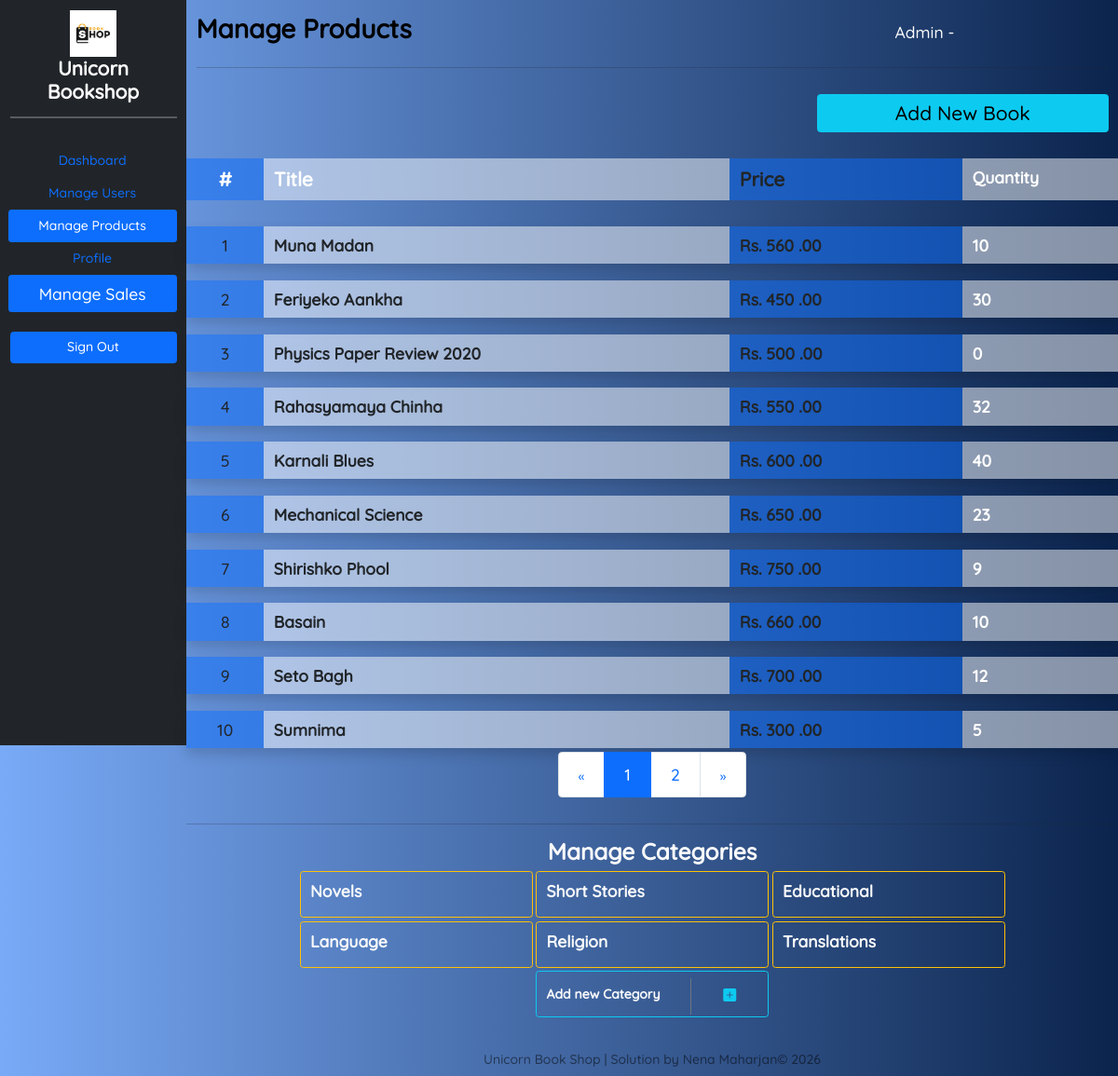
The page /bookshop/manageProducts.php on the database its author committed.
### tables this page shows
CREATE TABLE IF NOT EXISTS `product` (
  `id` int NOT NULL AUTO_INCREMENT,
  `price` double DEFAULT NULL,
  `qty` int DEFAULT NULL,
  `description` text,
  `title` varchar(100) DEFAULT NULL,
  `datetime_added` datetime DEFAULT NULL,
  `delivery_fee_colombo` double DEFAULT NULL,
  `delivery_fee_other` double DEFAULT NULL,
  `category_cat_id` int NOT NULL,
  `author_has_publisher_id` int NOT NULL,
  `status_status_id` int NOT NULL,
  `admin_email` varchar(100) NOT NULL,
  PRIMARY KEY (`id`),
  KEY `fk_product_category1_idx` (`category_cat_id`),
  KEY `fk_product_model_has_brand1_idx` (`author_has_publisher_id`),
  KEY `fk_product_status1_idx` (`status_status_id`),
  KEY `fk_product_admin1_idx` (`admin_email`),
  CONSTRAINT `fk_product_admin1` FOREIGN KEY (`admin_email`) REFERENCES `admin` (`email`),
  CONSTRAINT `fk_product_category1` FOREIGN KEY (`category_cat_id`) REFERENCES `category` (`cat_id`),
  CONSTRAINT `fk_product_model_has_brand1` FOREIGN KEY (`author_has_publisher_id`) REFERENCES `author_has_publisher` (`id`),
  CONSTRAINT `fk_product_status1` FOREIGN KEY (`status_status_id`) REFERENCES `status` (`status_id`)
);

CREATE TABLE IF NOT EXISTS `category` (
  `cat_id` int NOT NULL AUTO_INCREMENT,
  `cat_name` varchar(50) DEFAULT NULL,
  PRIMARY KEY (`cat_id`)
);

### bookshop/Database.php (called while the page is built, shortened)
<?php
class Connection {
    private static $server = "localhost";
    private static $user = "root";
    private static $password = "";
    private static $db = "ebookstore";
    public static $connection;
    private static function createConnection(){
        if (!isset($connection)){
             Connection::$connection = new mysqli(Connection::$server, Connection::$user, Connection::$password, Connection::$db);
            }
    }
    public static function select($query){
        return Connection::$connection->query($query);
    }
}
?>

### bookshop/manageProducts.php (the view, shortened to what this page needs)
<?php
include "Database.php";
?>
<!DOCTYPE html>
<html>
<head>
    <link rel="stylesheet" href="bootstrap.css" />
    <link rel="stylesheet" href="https://cdn.jsdelivr.net/npm/bootstrap-icons@1.9.1/font/bootstrap-icons.css">
    <link rel="stylesheet" href="style.css" />
</head>
<body style="background-color: #74EBD5;background-image: linear-gradient(90deg,#79aaf7 0%,#0b244d 100%);">
    <div class="container-fluid">
        <div class="row">
            <div class="col-12 col-lg-2">
                <div class="row">
                    <div class="col-12 align-items-start bg-dark vh-100">
                        <div class="row g-1 text-center">
                            <div class="col-12 mt-3">
                                <div class="adminLogo"></div>
                                <h4 class="text-white fw-bold">Unicorn Bookshop</h4>
                                <hr class="border border-1 border-white" />
                            </div>
                            <div class="nav flex-column nav-pills me-3 mt-3" role="tablist" aria-orientation="vertical">
                                <nav class="nav flex-column">
                                    <a class="nav-link" aria-current="page" href="adminPanel.php">Dashboard</a>
                                    <a class="nav-link" href="manageUsers.php">Manage Users</a>
                                    <a class="nav-link active" href="manageProducts.php">Manage Products</a>
                                    <a class="nav-link" href="#" data-bs-toggle="modal" data-bs-target="#profileModal">Profile</a>
                                    <a class="nav-link active fs-5" href="manageSales.php">Manage Sales</a>
                                </nav>
                            </div>
                            <div class="col-12 mt-4">
                                <a class="btn btn-primary col-12" href="adminSignOutProcess.php">Sign Out</a>
                            </div>
                        </div>
                    </div>
                </div>
            </div>
            <div class="col-12 col-lg-10">
                <div class="row">
                    <div class="text-black fw-bold mb-1 mt-3 col-9">
                        <h2 class="fw-bold">Manage Products</h2>
                    </div>
                    <div class="col-3 mt-4 mb-1 align-self-center" id="dashName">
                        <h4 class="text-light fs-5">Admin - <?php echo $_SESSION["au"]["fname"] . " " . $_SESSION["au"]["lname"]; ?></h4>
                    </div>
                    <div class="col-12">
                        <hr />
                    </div>
                    <form action="addProduct.php">
                        <div class="col-12 mt-3">
                            <div class="row justify-content-end">
                                <div class="col-12 col-lg-4 mb-3 text-end">
                                    <div class="row">
                                        <div class="col-12 d-grid">
                                            <button class="btn btn-info fs-4 p-1" type="submit">Add New Book</button>
                                        </div>
                                    </div>
                                </div>
                            </div>
                        </div>
                    </form>
                    <div class="col-12 mt-3 mb-3">
                        <div class="row">
                            <div class="col-2 col-lg-1 bg-primary bg-opacity-50 py-2 text-center">
                                <span class="fs-4 fw-bold text-white">#</span>
                            </div>
                            <div class="col-6 col-lg-6 bg-white bg-opacity-50 py-2">
                                <span class="fs-4 fw-bold text-white">Title</span>
                            </div>
                            <div class="col-2 col-lg-3 bg-primary bg-opacity-50 py-2">
                                <span class="fs-4 fw-bold">Price</span>
                            </div>
                            <div class="col-2 bg-white bg-opacity-50 py-2">
                                <span class="fs-5 fw-bold text-white">Quantity</span>
                            </div>
                        </div>
                    </div>
                    <?php
                    $query = "SELECT * FROM `product`";
                    if (isset($_GET["page"])) {
                        $pageno = $_GET["page"];
                    } else {
                        $pageno = 1;
                    }
                    $product_rs = Connection::select($query);
                    $product_num = $product_rs->num_rows;
                    $results_per_page = 10;
                    $number_of_pages = ceil($product_num / $results_per_page);
                    $page_results = ($pageno - 1) * $results_per_page;
                    $selected_rs = Connection::select($query . " LIMIT " . $results_per_page . " OFFSET " . $page_results . "");
                    $selected_num = $selected_rs->num_rows;
                    for ($x = 0; $x < $selected_num; $x++) {
                        $selected_data = $selected_rs->fetch_assoc();
                    ?>
                        <div class="col-12 mt-3 mb-1 shadow" data-bs-toggle="collapse" data-bs-target="#collapseExample<?php echo ($x) ?>" aria-expanded="false" aria-controls="collapseExample<?php echo ($x) ?>">
                            <div class=" row">
                                <div class="col-2 col-lg-1 bg-primary bg-opacity-50 py-2 text-center">
                                    <span class="fs-5 text-dark"><?php echo $x + 1; ?></span>
                                </div>
                                <div class="col-6 col-lg-6 bg-white bg-opacity-50 py-2">
                                    <?php
                                if ($selected_data["status_status_id"] == 1) {
                                    ?>
                                        <span class="fs-5 fw-bold text-dark"><?php echo $selected_data["title"]; ?></span>
                                    <?php
                                    } else {
                                    ?>
                                        <span class="fs-5 fw-bold text-danger"><?php echo $selected_data["title"]; ?></span>
                                    <?php
                                    }
                                    ?>
                                </div>
                                <div class="col-2 col-lg-3 bg-primary bg-opacity-50 py-2">
                                    <span class="fs-5 fw-bold">Rs. <?php echo $selected_data["price"]; ?> .00</span>
                                </div>
                                <div class="col-2 col-lg-2 bg-white bg-opacity-50 py-2">
                                    <span class="fs-5 fw-bold text-white"><?php echo $selected_data["qty"]; ?></span>
                                </div>
                            </div>
                        </div>
                    <?php
                    }
                    ?>
                    <div class="offset-2 offset-lg-3 col-8 col-lg-6 text-center mb-3">
                        <nav aria-label="Page navigation example">
                            <ul class="pagination pagination-lg justify-content-center">
                                <li class="page-item">
                                    <a class="page-link" href="
                            <?php if ($pageno <= 1) {
                                echo ("#");
                            } else {
                                echo "?page=" . ($pageno - 1);
                            } ?>
                            " aria-label="Previous">
                                        <span aria-hidden="true">&laquo;</span>
                                    </a>
                                </li>
                                <?php
                                for ($x = 1; $x <= $number_of_pages; $x++) {
                                    if ($x == $pageno) {
                                ?>
                                        <li class="page-item active">
                                            <a class="page-link" href="<?php echo "?page=" . ($x); ?>"><?php echo $x; ?></a>
                                        </li>
                                    <?php
                                    } else {
                                    ?>
                                        <li class="page-item">
                                            <a class="page-link" href="<?php echo "?page=" . ($x); ?>"><?php echo $x; ?></a>
                                        </li>
                                <?php
                                    }
                                }
                                ?>
                                <li class="page-item">
                                    <a class="page-link" href="
                            <?php if ($pageno >= $number_of_pages) {
                                echo ("#");
                            } else {
                                echo "?page=" . ($pageno + 1);
                            } ?>
                            " aria-label="Next">
                                        <span aria-hidden="true">&raquo;</span>
                                    </a>
                                </li>
                            </ul>
                        </nav>
                    </div>
                    <hr />
                    <div class="col-12 text-center">
                        <h3 class="text-light fw-bold">Manage Categories</h3>
                    </div>
                    <div class="col-12 mb-3">
                        <div class="row gap-1 justify-content-center">
                            <?php
                            $category_rs = Connection::select("SELECT * FROM `category`");
                            $category_num = $category_rs->num_rows;
                            for ($x = 0; $x < $category_num; $x++) {
                                $category_data = $category_rs->fetch_assoc();
                            ?>
                                <div class="col-12 col-lg-3 border border-warning rounded" style="height: 50px;">
                                    <div class="row">
                                        <div class="col-8 mt-2 mb-2">
                                            <label class="form-label fw-bold fs-5 text-light"><?php echo $category_data["cat_name"]; ?></label>
                                        </div>
                                    </div>
                                </div>
                            <?php
                            }
                            ?>
                            <div class="col-12 col-lg-3 border border-info rounded" style="height: 50px;" onclick="addNewCategory();">
                                <div class="row">
                                    <div class="col-8 mt-3 mb-2">
                                        <label class="form-label fw-bold text-light">Add new Category</label>
                                    </div>
                                    <div class="col-4 border-start border-secondary text-center mt-2 mb-2">
                                        <label class="form-label fs-4"><i class="bi bi-plus-square-fill text-info"></i></label>
                                    </div>
                                </div>
                            </div>
                        </div>
                    </div>
                </div>
                <div class="col-lg-12 text-center text-black-50 mt-4 mb-2">
                        <label>Unicorn Book Shop | Solution by Nena Maharjan&copy; <?php echo (date("Y")) ?></label>
                    </div>
            </div>
        </div>
    </div>
</body>
</html>

### bookshop/style.css (style rules this page uses)
* { font-family: "Quicksand"; font-size: 14px; }
.adminLogo { height: 50px; background-image: url("logo.jpg"); background-position: center; background-size: contain; background-repeat: no-repeat; }

### rows shown on the page
product: title "Muna Madan", price "560", qty "10"
product: title "Feriyeko Aankha", price "450", qty "30"
product: title "Physics Paper Review 2020", price "500", qty "0"
product: title "Rahasyamaya Chinha", price "550", qty "32"
product: title "Karnali Blues", price "600", qty "40"
product: title "Mechanical Science", price "650", qty "23"
product: title "Shirishko Phool", price "750", qty "9"
product: title "Basain", price "660", qty "10"
product: title "Seto Bagh", price "700", qty "12"
product: title "Sumnima", price "300", qty "5"
category: cat_name "Novels"
category: cat_name "Short Stories"
category: cat_name "Educational"
category: cat_name "Language"
category: cat_name "Religion"
category: cat_name "Translations"
